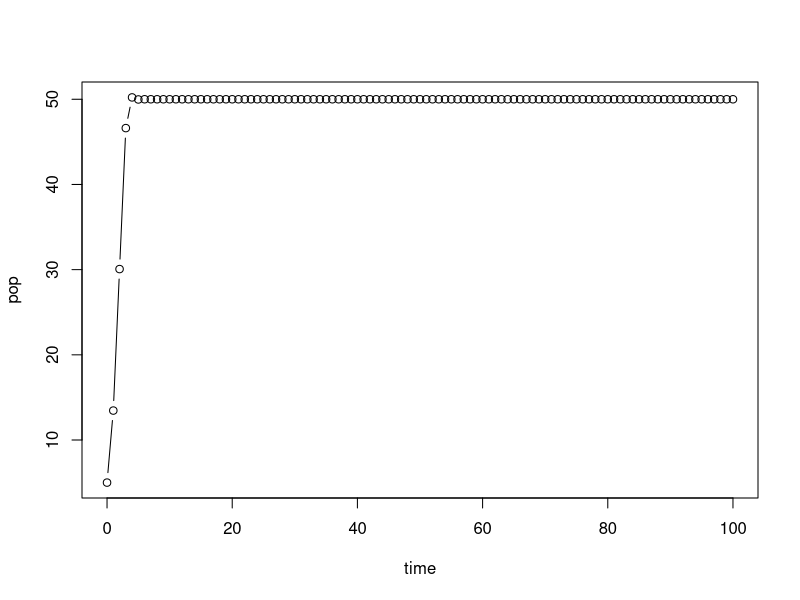
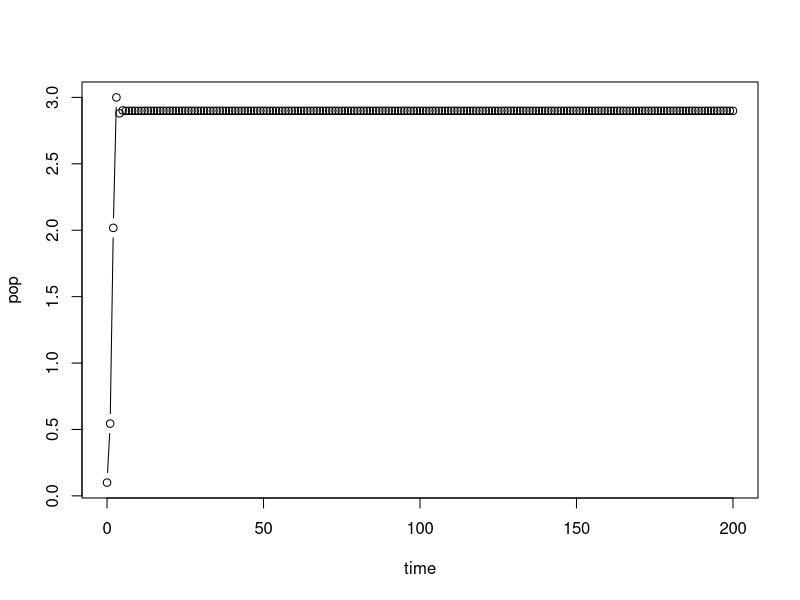
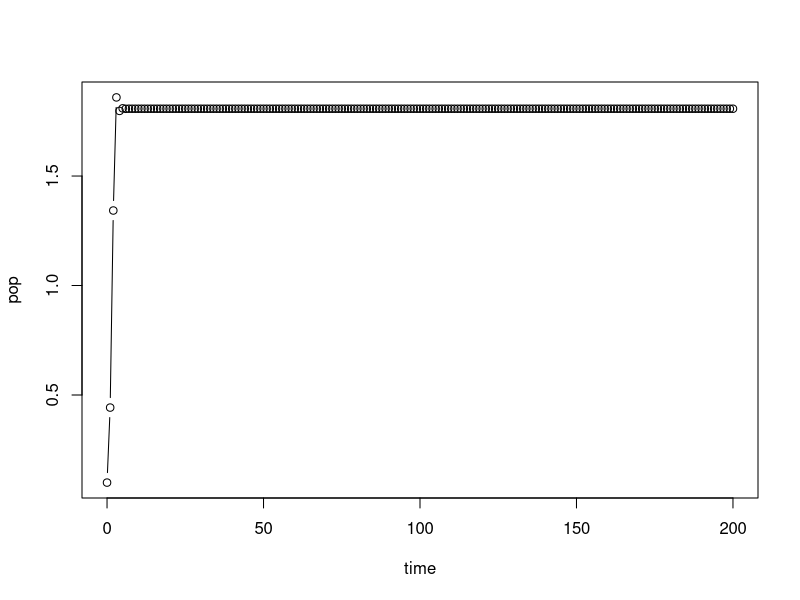
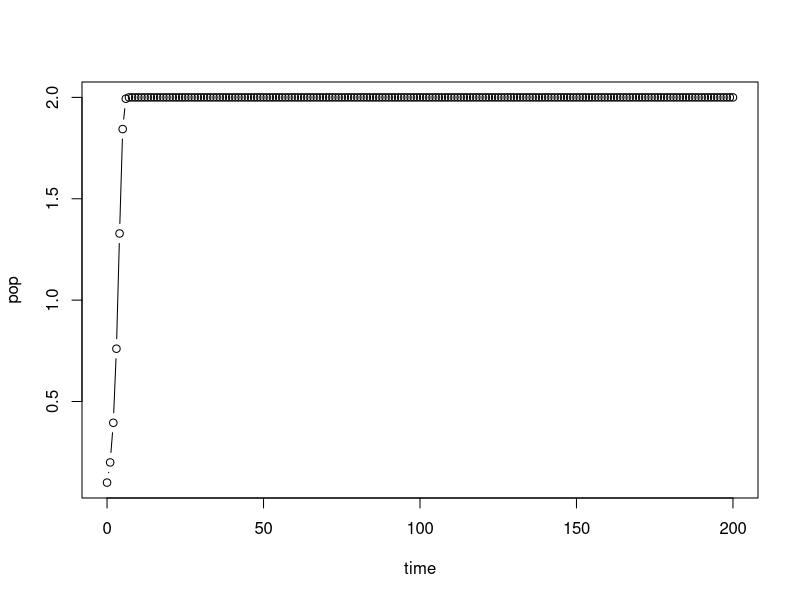

R code for these plots, in order:
# Exploring Ricker model
Ricker<-function(r,K,p0,lensim){
  pop<-c(p0)
  time<-c(0)
  # po<-rep(K,r)
  # print(po)
  
  for(it in c(1:lensim)){
    pt<-p0*exp(r*(1-(p0/K)))
    time<-c(time,it)
    pop<-c(pop,pt)
    p0<-pt
  }
  
  plot(time,pop,type="b")
  
}

#call the function
Ricker(r=1.1,K=50,p0=5,lensim=100) # bifurcation point r=1
#-------------------------------------------------------

# Exploring Hassell model
# help: https://jmahaffy.sdsu.edu/courses/s00a/math121/lectures/qual_discrete/qualdiscrete.html#Hassell
#       https://www.jstor.org/stable/pdf/3863.pdf?refreqid=excelsior%3A348907abb1bca7f039109d94db5667b5
#       http://lab.rockefeller.edu/cohenje/PDFs/231CohenUnexpectedDominanceHighFreqChaoticNonlinPpnModelsLet.pdf

Hassell<-function(r,a,b,p0,lensim){
  pop<-c(p0)
  time<-c(0)
  
  for(it in c(1:lensim)){
    pt<-(r*p0)/((1+(a*p0))^b)
    time<-c(time,it)
    pop<-c(pop,pt)
    p0<-pt
  }
  
  r1<-((b/(b-1)))^b
  r2<-((b/(b-2)))^b
  
  plot(time,pop,type="b")
  
  #provided b>2 (to get finite r2), these are the stability conditions:
  cat("For stable, monotonic approach towards eqm. upper limit of r should be",r1,"\n")

  cat("For stable, oscillatory approach towards eqm. upper limit of r should be within ",r1,"to",r2,"\n")
  
}

#call the function
Hassell(r=6, a=0.5, b=2, p0=0.1, lensim=200) #b~1.5 : contest, b~100 : scramble

Hassell(r=5, a=0.5, b=2.5, p0=0.1, lensim=200) # see change : r=5,a=0.5 and vary b 1.5 to 5.5
#----------------------------------------------------------------------------------------------------
# Exploring Maynard Smith model
Msmith<-function(r,a,b,p0,lensim){
  pop<-c(p0)
  time<-c(0)
  
  for(it in c(1:lensim)){
    pt<-(r*p0)/(1+((a*p0)^b))
    time<-c(time,it)
    pop<-c(pop,pt)
    p0<-pt
  }
  
  plot(time,pop,type="b")
  
}

#call the function
Msmith(r=2,a=0.5,b=2,p0=0.1,lensim=200) #see changes as r=5,a=0.5 and vary b : 1,1.5,2,4
                                          #see changes as a=0.5,b=4 and vary r : 1.2, 1.5, 2
